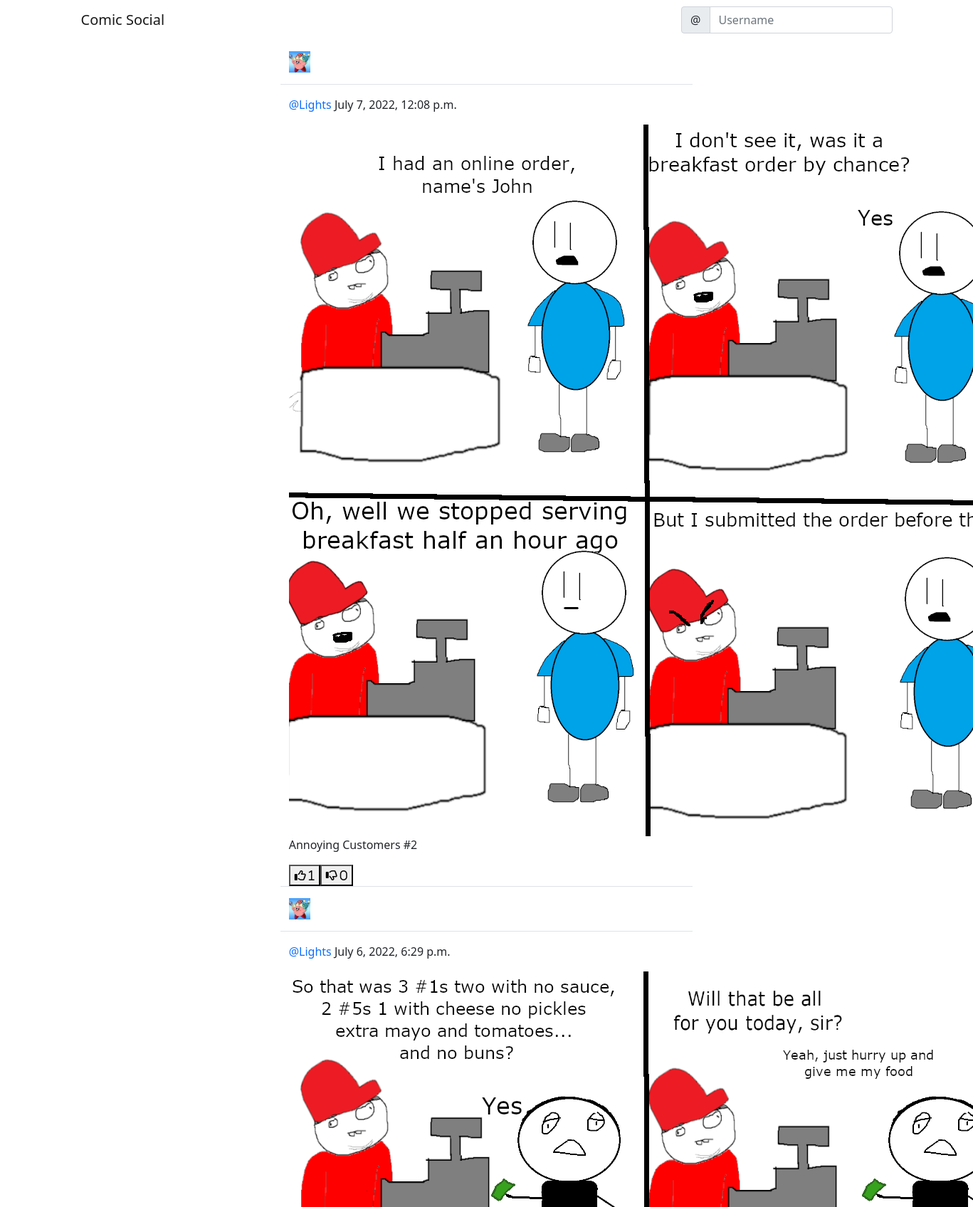
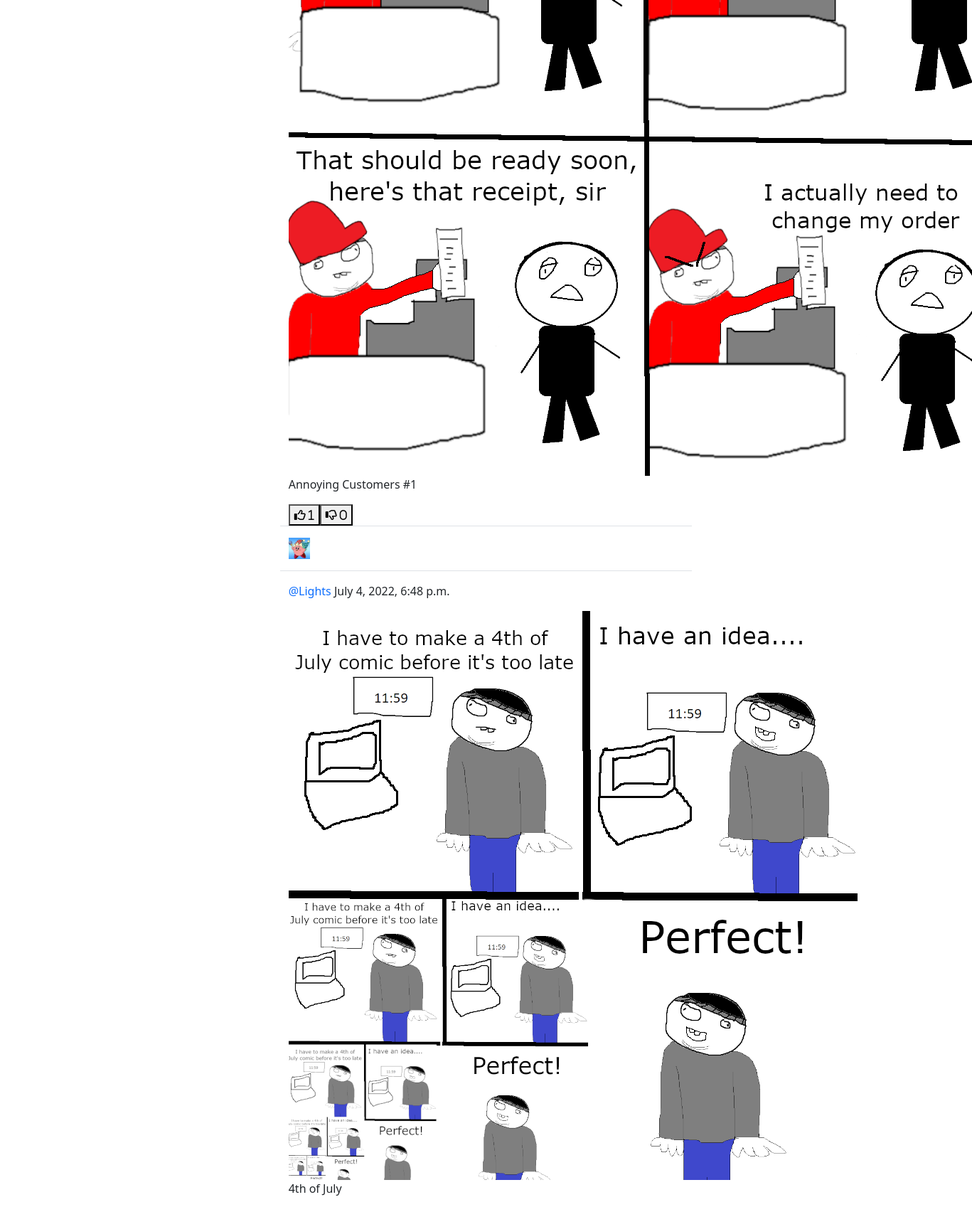
The app's page /social/ (upper part) with its own data (2 pictures, top to bottom).
### social/models.py (models this page shows)
class Post(models.Model):
	comic = models.ImageField(upload_to = 'uploads/comics/', blank = True, null = True)
	body = models.TextField()
	created_on = models.DateTimeField(default=timezone.now)
	author = models.ForeignKey(User, on_delete=models.CASCADE)
	likes = models.ManyToManyField(User, blank = True, related_name = 'likes')
	dislikes = models.ManyToManyField(User, blank = True, related_name = 'dislikes')

class UserProfile(models.Model):
	user = models.OneToOneField(User, primary_key=True, verbose_name = 'user', related_name = 'profile', on_delete = models.CASCADE)
	name = models.CharField(max_length = 30, blank = True, null = True)
	bio = models.TextField(max_length = 500, blank = True)
	picture = models.ImageField(upload_to =
'uploads/profile_pictures/', default = 'uploads/profile_pictures/default.png', blank = True)
	followers = models.ManyToManyField(User, blank = True, related_name = 'followers')

### social/views.py (the view, shortened to what this page needs)
# urls.py: path('', PostListView.as_view(), name='post-list'),
class PostListView(View):
	def get(self, request, *args, **kwargs):
		logged_in_user = request.user
		posts = Post.objects.all().order_by('-created_on')
		form = PostForm()
		context = {
			'post_list': posts,
			'form': form,
		}
		return render(request, 'post_list.html', context)

### social/forms.py
class PostForm(forms.ModelForm):
    body = forms.CharField(
        label = '',
        widget = forms.Textarea(
            attrs = {'rows': '1', 'placeholder': 'Name'}))
    comic = forms.ImageField(required = True)
    class Meta:
        model = Post
        fields = ['body', 'comic']

### social/templates/post_list.html (shortened to what this page needs)
{% extends 'landing/base.html' %}
{% load crispy_forms_tags %}
{% block content %}
        {% for post in post_list %}
        <div class="row justify-content-center mt-3">
            <div class="col-md-5 col-sm-12 border-bottom <position-relative>">
                <div>
                    <a href="{% url 'profile' post.author.profile.pk %}">
                        <img class="round-circle post-img" height="30" width="30" src="{{ post.author.profile.picture.url }}"/>
                        </a>
                        </div>
                </div>
        </div>
        <div class="row justify-content-center mt-3">
            <div class="col-md-5 col-sm-12 border-bottom
position-relative">
                <p><a style="text-decoration: none;" class="text-primary"
href="{% url 'profile' post.author.profile.pk %}">@{{ post.author }}</a>
{{ post.created_on }}</p>
                <div class="position-relative">
		<p{{post.comic}}></p>
		<img src = "{{ post.comic.url }}" class = "post-comic"/>
                    <p>{{ post.body }}</p>
                </div>
                <div class="position-relative">
        <div class = "d-flex flex-row"><form method = "POST" action = "{% url 'like' post.pk %}">
                            <button class="remove-default-btn" type="submit"><i class = "far fa-thumbs-up"> <span>{{ post.likes.all.count }}</span></i></button>
                    </form>
                    <form method="POST" action="{% url 'dislike' post.pk %}">
                        <button class="remove-default-btn" type="submit"><i class="far fa-thumbs-down"> <span>{{ post.dislikes.all.count }}</span></i></button>
                    </form>
                </div>
            </div>
            </div>
        </div>
        {% endfor %}
{% endblock content %}

### landing/templates/landing/base.html (shortened to what this page needs)
<!doctype html>
<html lang="en">
  <head>
    <link
href="https://cdn.jsdelivr.net/npm/bootstrap@5.0.0-beta1/dist/css/bootstrap.min.css"
rel="stylesheet"
.post-text {
    padding-top: 0.5rem;
}
.post-link {
    text-decoration: none;
}
.post-img {
    float: left;
    margin-right: 1rem;
}
.remove-default-btn {
    background-color: transparent;
    border: none;
    box-shadow: none;
}
.edit-color {
    color: #333;
}
integrity="sha384-giJF6kkoqNQ00vy+HMDP7azOuL0xtbfIcaT9wjKHr8RbDVddVHyTfAAsrekwKmP1"
crossorigin="anonymous">
  </head>
  <body>
    {% include 'landing/navbar.html' %}
    {% block content %}
    {% endblock content %}
  </body>
</html>

### landing/templates/landing/navbar.html (shortened to what this page needs)
<div class="container gx-0">
  <nav class="navbar navbar-expand-lg navbar-light">
    <div class="container-fluid">
        <a class="navbar-brand"
          {% if user.is_authenticated %}
            href="{% url 'post-list' %}"
          {% else %}
          href="{% url 'index' %}"
          {% endif %}>
            Comic Social
          </a>
      <div class="collapse navbar-collapse" id="navbarTogglerDemo02">
        <form class="d-flex" method="GET" action="{% url 'profile-search' %}">
            <div class="input-group">
                <span class="input-group-text" id="basic-addon1">@</span>
                <input type="text" class="form-control"
placeholder="Username" aria-label="Username"
aria-describedby="basic-addon1" name='query'
value="{{request.GET.query}}">
            </div>
          </form>
      </div>
    </div>
  </nav>
</div>

### records on screen
Post: author.profile.picture (picture), author "Lights", created_on "July 7, 2022, 12:08 p.m.", comic (picture), body "Annoying Customers #2", likes.all.count "1", dislikes.all.count "0"
Post: author.profile.picture (picture), author "Lights", created_on "July 6, 2022, 6:29 p.m.", comic (picture), body "Annoying Customers #1", likes.all.count "1", dislikes.all.count "0"
Post: author.profile.picture (picture), author "Lights", created_on "July 4, 2022, 6:48 p.m.", comic (picture), body "4th of July"
